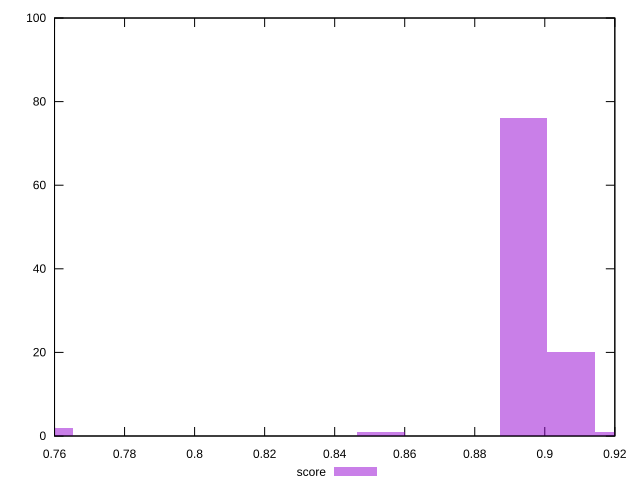

The gnuplot source for this figure:
reset

$score <<EOF
0.8532636463774194 1
0.9074391159886841 20
0.8938952485858679 76
0.7584565745577061 2
0.9209829833915003 1
EOF

set key outside below
set boxwidth 0.01354386740281618
set xrange [0.76:0.92]
set yrange [0:100]
set trange [0:100]
set style fill transparent solid 0.5 noborder
set terminal svg size 640, 490 enhanced background rgb 'white'
set output "reports/report_00031_2021-02-24T23-18-18.084Z/mainthread-work-breakdown/samples/music/score/histogram.svg"

plot $score title "score" with boxes

reset
